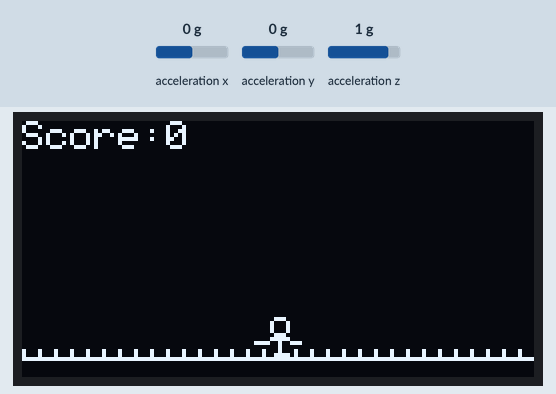
This sketch was run on a simulated Arduino Nano 33 IoT. Shown: 128×64 one-colour display. Inputs (shaded band) come from the test bench; at power-on: acceleration x 0 g, acceleration y 0 g, acceleration z 1 g. Random numbers use the default seed unless the sketch sets one.

Above: at 2.7 s.
2.8 s: acceleration x set to -1.4 g
At 5.3 s:
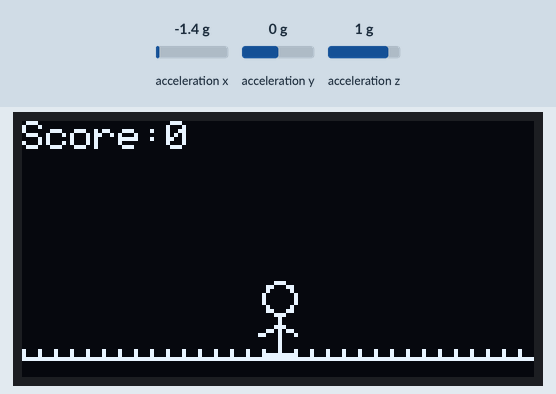
5.8 s: acceleration x set to -0.8 g
At 7.14 s:
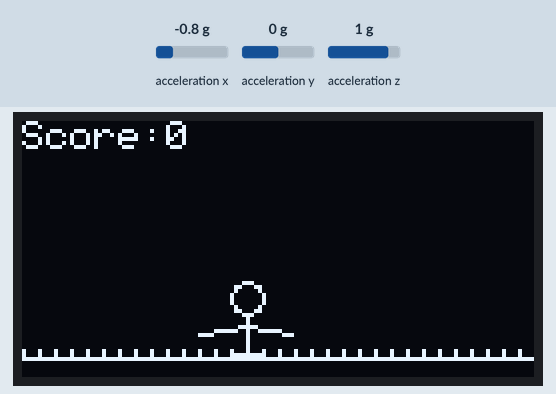
7.4 s: acceleration y set to -1.4 g
At 8.4 s:
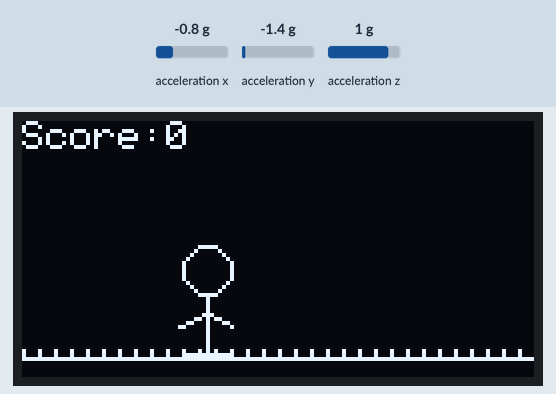
9.1 s: acceleration y set to 0 g
At 9.75 s:
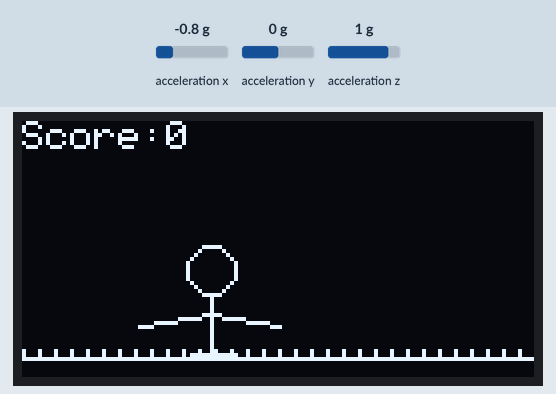
10.6 s: acceleration z set to -1.4 g
At 23.17 s:
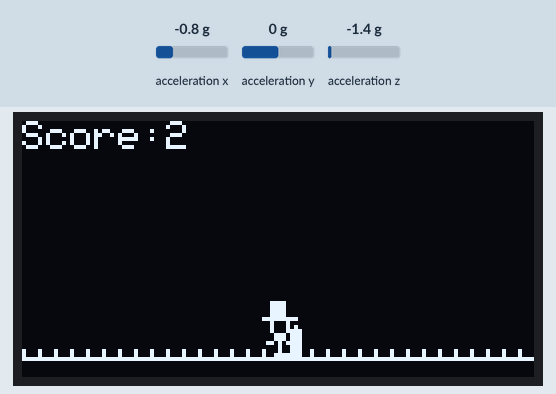

The sketch:

stickman.ino
```cpp
#include <Wire.h>
#include <Adafruit_GFX.h>
#include <Adafruit_SSD1306.h>
#include <Arduino_LSM6DS3.h>

#define SCREEN_WIDTH 128
#define SCREEN_HEIGHT 64
#define OLED_RESET   -1

Adafruit_SSD1306 display(SCREEN_WIDTH, SCREEN_HEIGHT, &Wire, OLED_RESET);

#define BUTTON_PIN 2
const int GROUND_Y = SCREEN_HEIGHT - 5;

const uint8_t MIN_SIZE = 1;
const uint8_t MAX_SIZE = 5;
uint8_t sizeLevel = MIN_SIZE;

float figureX = SCREEN_WIDTH / 2.0f;
int   figureDir = 1;

uint8_t gearLevel = 0;
int fullRotations = 0;

float speedForSize[MAX_SIZE + 1] = {
  0.0f,
  0.4f,
  0.6f,
  0.8f,
  1.0f,
  1.2f
};

unsigned long lastUpdate = 0;
const unsigned long FRAME_RATE = 50;

int stepCount = 0;
const int STEPS_PER_STAGE = 5;

float stepThreshold = 1.35;
unsigned long lastStepTime = 0;
const unsigned long STEP_COOLDOWN = 350;

float targetX = SCREEN_WIDTH / 2;
float walkPhase = 0.0f;

bool isWaiting = false;
unsigned long waitUntil = 0;

bool backAndForthMode = false;
unsigned long modeUntil = 0;

void detectSteps() {
  float x, y, z;
  if (IMU.accelerationAvailable()) {
    IMU.readAcceleration(x, y, z);
    float mag = sqrt(x*x + y*y + z*z);
    if (mag > stepThreshold) {
      unsigned long now = millis();
      if (now - lastStepTime > STEP_COOLDOWN) {
        stepCount++;
        lastStepTime = now;
      }
    }
  }
}

void drawGrass() {
  display.drawLine(0, GROUND_Y, SCREEN_WIDTH - 1, GROUND_Y, SSD1306_WHITE);
  for (int x = 0; x < SCREEN_WIDTH; x += 4) {
    display.drawLine(x, GROUND_Y, x, GROUND_Y - 2, SSD1306_WHITE);
  }
}

void drawSword(int baseX, int bodyBottom, uint8_t scale, bool pointingDown) {
  int bladeLength = 6 * scale;
  int bladeWidth  = max(1, scale / 2);
  int guardWidth  = 3 * scale;

  int bladeTop, bladeBottom;
  if (pointingDown) {
    bladeTop    = bodyBottom - bladeLength;
    bladeBottom = bodyBottom;
  } else {
    bladeTop    = bodyBottom;
    bladeBottom = bodyBottom + bladeLength;
  }

  for (int w = -bladeWidth; w <= bladeWidth; w++) {
    display.drawLine(baseX + w, bladeTop, baseX + w, bladeBottom, SSD1306_WHITE);
  }

  display.drawPixel(baseX,     bladeTop - 1, SSD1306_WHITE);
  display.drawPixel(baseX - 1, bladeTop,     SSD1306_WHITE);
  display.drawPixel(baseX + 1, bladeTop,     SSD1306_WHITE);

  display.drawLine(baseX - guardWidth / 2, bodyBottom - 1,
                   baseX + guardWidth / 2, bodyBottom - 1, SSD1306_WHITE);
}

void drawStickFigureOnGround(int x, uint8_t scale, uint8_t gearLevel) {
  int headR   = 2 * scale;
  int bodyLen = 5 * scale;
  int legLen  = 4 * scale;
  int armLen  = 4 * scale;

  float swing = sin(walkPhase) * (2 * scale);
  int swayX = (int)(sin(walkPhase * 0.5f) * 1);
  x += swayX;

  int bodyBottom   = GROUND_Y - 1;
  int bodyTop      = bodyBottom - bodyLen;
  int headCenterY  = bodyTop - headR;

  int armY = bodyTop + bodyLen / 3;
  int rightHandX = x + armLen + swing;
  int leftHandX  = x - armLen - swing;

  display.drawCircle(x, headCenterY, headR, SSD1306_WHITE);
  display.drawLine(x, bodyTop, x, bodyBottom, SSD1306_WHITE);

  display.drawLine(x, armY, leftHandX,  armY + scale, SSD1306_WHITE);
  display.drawLine(x, armY, rightHandX, armY + scale, SSD1306_WHITE);

  int leftFootX  = x - legLen;
  int rightFootX = x + legLen;
  display.drawLine(x, bodyBottom, leftFootX,  GROUND_Y, SSD1306_WHITE);
  display.drawLine(x, bodyBottom, rightFootX, GROUND_Y, SSD1306_WHITE);

  if (gearLevel >= 1) {
    int swordX = rightHandX + 2 * scale;
    drawSword(swordX, bodyBottom, scale, true);
  }

  if (gearLevel >= 2) {
    int headTop = headCenterY - headR;
    int brimLeft  = x - headR - 2 * scale;
    int brimRight = x + headR + 2 * scale;
    display.drawLine(brimLeft, headTop, brimRight, headTop, SSD1306_WHITE);
    int crownHeight = headR + 2 * scale;
    int crownTop    = headTop - crownHeight;
    display.fillRect(x - headR, crownTop, 2 * headR, crownHeight, SSD1306_WHITE);
  }

  if (gearLevel >= 3) {
    int shoeWidth  = 2 * scale;
    int shoeHeight = 1 * scale;
    display.fillRect(leftFootX - shoeWidth / 2,
                     GROUND_Y - shoeHeight,
                     shoeWidth, shoeHeight, SSD1306_WHITE);
    display.fillRect(rightFootX - shoeWidth / 2,
                     GROUND_Y - shoeHeight,
                     shoeWidth, shoeHeight, SSD1306_WHITE);
  }

  if (gearLevel >= 4) {
    int swordX = leftHandX - 2 * scale;
    drawSword(swordX, bodyBottom, scale, true);
  }
}

int figureMargin(uint8_t scale) {
  int halfWidth = 7 * scale;
  return halfWidth + 2;
}

void setup() {
  pinMode(BUTTON_PIN, INPUT_PULLUP);
  IMU.begin();

  if (!display.begin(SSD1306_SWITCHCAPVCC, 0x3C)) {
    while (1);
  }

  display.clearDisplay();
  display.setTextSize(2);
  display.setTextColor(SSD1306_WHITE);
  display.setCursor(4, 20);
  display.print("STICK HERO");
  display.display();
  delay(1500);

  figureX   = SCREEN_WIDTH / 2.0f;
  figureDir = 1;
  gearLevel = 0;
  sizeLevel = MIN_SIZE;

  targetX = random(15, SCREEN_WIDTH - 15);
}

void loop() {
  detectSteps();

  if (stepCount >= STEPS_PER_STAGE) {
    stepCount = 0;
    sizeLevel++;
    if (sizeLevel > MAX_SIZE) {
      sizeLevel = MIN_SIZE;
      fullRotations++;
      gearLevel = (gearLevel + 1) % 5;
      figureX   = SCREEN_WIDTH / 2.0f;
      figureDir = 1;
    }
  }

  unsigned long now = millis();
  if (now - lastUpdate < FRAME_RATE) return;
  lastUpdate = now;

  float speed = speedForSize[sizeLevel];
  walkPhase += 0.15f * speed;

  if (backAndForthMode) {
    if (millis() > modeUntil) {
      backAndForthMode = false;
      targetX = random(15, SCREEN_WIDTH - 15);
    }
  }

  if (isWaiting) {
    if (millis() >= waitUntil) {
      isWaiting = false;
      if (random(0, 10) == 0) {
        backAndForthMode = true;
        modeUntil = millis() + random(2000, 5000);
      } else {
        targetX = random(15, SCREEN_WIDTH - 15);
      }
    }
  } else {
    if (backAndForthMode) {
      int margin = figureMargin(sizeLevel);
      figureX += figureDir * speed;
      if (figureX >= SCREEN_WIDTH - margin || figureX <= margin) {
        figureDir = -figureDir;
      }
    } else {
      if (abs(figureX - targetX) < 1.5f) {
        isWaiting = true;
        waitUntil = millis() + random(1200, 3500);
      } else {
        figureDir = (figureX < targetX) ? 1 : -1;
        figureX += figureDir * speed;
      }
    }
  }

  display.clearDisplay();

  display.setTextSize(1);
  display.setTextColor(SSD1306_WHITE);
  display.setCursor(0, 0);
  display.print("Score:");
  display.print(fullRotations);

  drawGrass();
  drawStickFigureOnGround((int)(figureX + 0.5f), sizeLevel, gearLevel);

  display.display();
}
```
